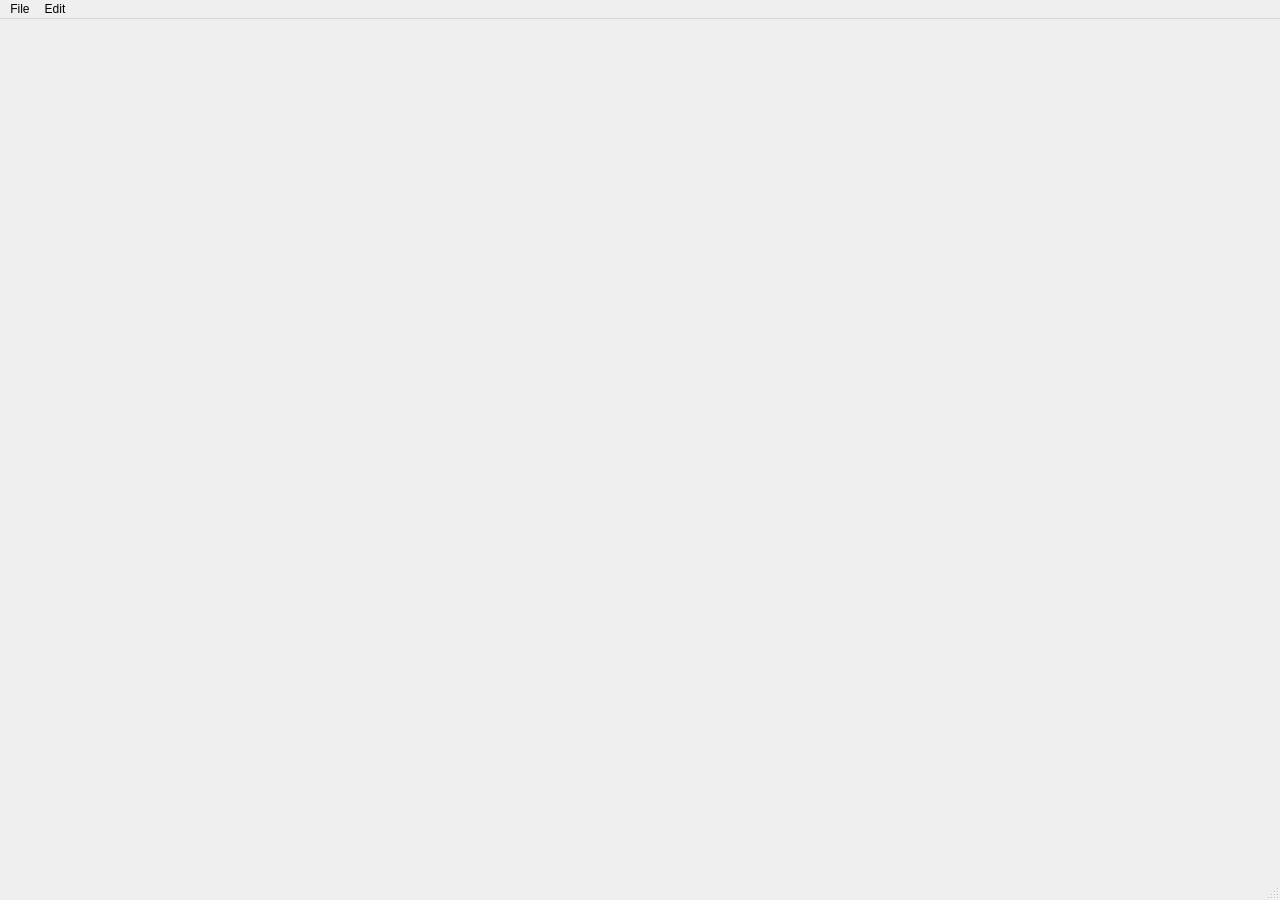
<?xml version="1.0" encoding="UTF-8"?>
<ui version="4.0">
 <class>ComponentReviewWorkbench</class>
 <widget class="QMainWindow" name="ComponentReviewWorkbench">
  <property name="geometry">
   <rect>
    <x>0</x>
    <y>0</y>
    <width>1280</width>
    <height>900</height>
   </rect>
  </property>
  <property name="windowTitle">
   <string>WebParts Component Review Workbench</string>
  </property>
  <widget class="QWidget" name="centralwidget">
   <layout class="QHBoxLayout" name="horizontalLayout">
    <item>
     <widget class="QStackedWidget" name="mainStackedWidget">
      <property name="currentIndex">
       <number>0</number>
      </property>
      <widget class="LibraryPage" name="page_Library"/>
      <widget class="SearchPage" name="page_Search"/>
      <widget class="LibraryElementPage" name="page_LibraryElement"/>
     </widget>
    </item>
   </layout>
  </widget>
  <widget class="QStatusBar" name="statusbar"/>
  <widget class="QMenuBar" name="menubar">
   <property name="geometry">
    <rect>
     <x>0</x>
     <y>0</y>
     <width>1280</width>
     <height>24</height>
    </rect>
   </property>
   <widget class="QMenu" name="menuFile">
    <property name="title">
     <string>File</string>
    </property>
    <addaction name="actionStart_Batch_Review"/>
    <addaction name="separator"/>
    <addaction name="actionExit"/>
   </widget>
   <widget class="QMenu" name="menuEdit">
    <property name="title">
     <string>Edit</string>
    </property>
    <addaction name="actionSettings"/>
   </widget>
   <addaction name="menuFile"/>
   <addaction name="menuEdit"/>
  </widget>
  <action name="actionStart_Batch_Review">
   <property name="text">
    <string>Start Batch Review...</string>
   </property>
  </action>
  <action name="actionExit">
   <property name="text">
    <string>Exit</string>
   </property>
  </action>
  <action name="actionSettings">
   <property name="text">
    <string>Settings...</string>
   </property>
  </action>
 </widget>
 <customwidgets>
  <customwidget>
   <class>LibraryPage</class>
   <extends>QWidget</extends>
   <header>page_library</header>
   <container>1</container>
  </customwidget>
  <customwidget>
   <class>SearchPage</class>
   <extends>QWidget</extends>
   <header>page_search</header>
   <container>1</container>
  </customwidget>
  <customwidget>
   <class>LibraryElementPage</class>
   <extends>QWidget</extends>
   <header>page_library_element</header>
   <container>1</container>
  </customwidget>
 </customwidgets>
 <resources/>
 <connections/>
</ui>
